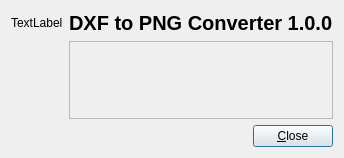
<?xml version="1.0" encoding="UTF-8"?>
<ui version="4.0">
 <class>About</class>
 <widget class="QDialog" name="About">
  <property name="geometry">
   <rect>
    <x>0</x>
    <y>0</y>
    <width>343</width>
    <height>158</height>
   </rect>
  </property>
  <property name="windowTitle">
   <string>Settings</string>
  </property>
  <layout class="QHBoxLayout" name="horizontalLayout">
   <item>
    <layout class="QFormLayout" name="formLayout">
     <item row="0" column="0">
      <widget class="QLabel" name="lblIcon">
       <property name="text">
        <string>TextLabel</string>
       </property>
      </widget>
     </item>
     <item row="0" column="1">
      <layout class="QVBoxLayout" name="verticalLayout">
       <item>
        <widget class="QLabel" name="label">
         <property name="font">
          <font>
           <pointsize>15</pointsize>
           <weight>75</weight>
           <bold>true</bold>
          </font>
         </property>
         <property name="text">
          <string>DXF to PNG Converter 1.0.0</string>
         </property>
        </widget>
       </item>
       <item>
        <widget class="QScrollArea" name="scrollArea">
         <property name="widgetResizable">
          <bool>true</bool>
         </property>
         <widget class="QWidget" name="scrollAreaWidgetContents">
          <property name="geometry">
           <rect>
            <x>0</x>
            <y>0</y>
            <width>255</width>
            <height>66</height>
           </rect>
          </property>
          <layout class="QVBoxLayout" name="verticalLayout_2">
           <item>
            <widget class="QLabel" name="label_2">
             <property name="text">
              <string/>
             </property>
            </widget>
           </item>
          </layout>
         </widget>
        </widget>
       </item>
       <item>
        <layout class="QHBoxLayout" name="horizontalLayout_2">
         <item>
          <spacer name="horizontalSpacer">
           <property name="orientation">
            <enum>Qt::Horizontal</enum>
           </property>
           <property name="sizeHint" stdset="0">
            <size>
             <width>40</width>
             <height>20</height>
            </size>
           </property>
          </spacer>
         </item>
         <item>
          <widget class="QPushButton" name="btnClose">
           <property name="sizePolicy">
            <sizepolicy hsizetype="Minimum" vsizetype="Fixed">
             <horstretch>0</horstretch>
             <verstretch>0</verstretch>
            </sizepolicy>
           </property>
           <property name="maximumSize">
            <size>
             <width>100</width>
             <height>16777215</height>
            </size>
           </property>
           <property name="text">
            <string>&amp;Close</string>
           </property>
           <property name="checkable">
            <bool>false</bool>
           </property>
          </widget>
         </item>
        </layout>
       </item>
      </layout>
     </item>
    </layout>
   </item>
  </layout>
 </widget>
 <resources/>
 <connections/>
</ui>
